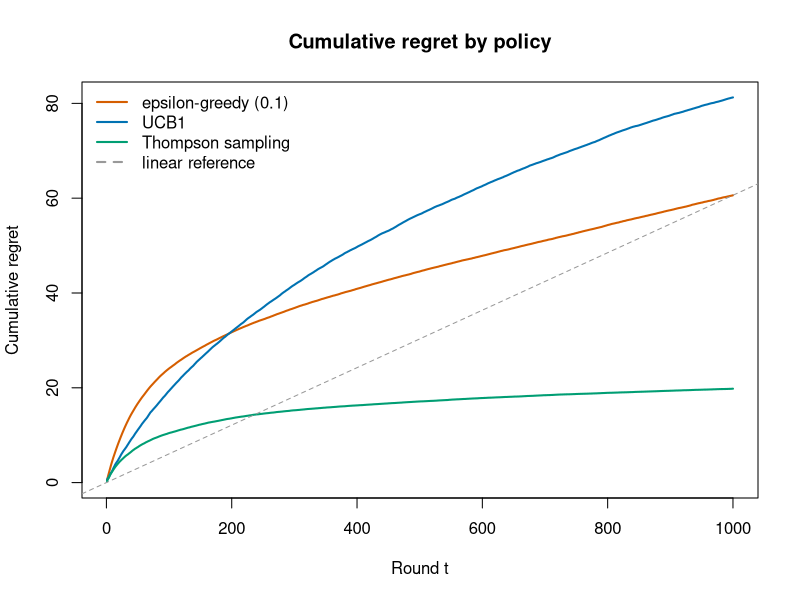

Source code (R):
## ---- chunk 1
#| include: false
suppressPackageStartupMessages(library(tidyverse))
## ---- chunk 2
set.seed(2025)

# True success probabilities for k = 5 Bernoulli arms.
# Arm 4 (index 4) is the best at 0.75.
true_p <- c(0.20, 0.45, 0.55, 0.75, 0.30)
k      <- length(true_p)
q_star <- max(true_p)          # value of the best arm
horizon <- 1000                # rounds per run
n_runs  <- 200                 # independent replications to average over

# Pull arm a: return a Bernoulli(true_p[a]) reward.
pull <- function(a) rbinom(1, size = 1, prob = true_p[a])
## ---- chunk 3
# --- Epsilon-greedy ---------------------------------------------------------
run_epsilon_greedy <- function(epsilon = 0.1) {
  Q <- rep(0, k)            # value estimates
  N <- rep(0, k)            # pull counts
  regret_step <- numeric(horizon)
  for (t in seq_len(horizon)) {
    if (runif(1) < epsilon) {
      a <- sample.int(k, 1)                 # explore
    } else {
      a <- which.max(Q)                     # exploit (ties: first max)
    }
    r <- pull(a)
    N[a] <- N[a] + 1
    Q[a] <- Q[a] + (r - Q[a]) / N[a]        # incremental sample mean
    regret_step[t] <- q_star - true_p[a]
  }
  regret_step
}

# --- UCB1 -------------------------------------------------------------------
run_ucb1 <- function(c = sqrt(2)) {
  Q <- rep(0, k)
  N <- rep(0, k)
  regret_step <- numeric(horizon)
  for (t in seq_len(horizon)) {
    if (any(N == 0)) {
      a <- which(N == 0)[1]                 # pull each arm once first
    } else {
      ucb <- Q + c * sqrt(log(t) / N)
      a <- which.max(ucb)
    }
    r <- pull(a)
    N[a] <- N[a] + 1
    Q[a] <- Q[a] + (r - Q[a]) / N[a]
    regret_step[t] <- q_star - true_p[a]
  }
  regret_step
}

# --- Thompson sampling (Beta-Bernoulli) -------------------------------------
run_thompson <- function() {
  alpha <- rep(1, k)        # Beta(1,1) uniform prior per arm
  beta_ <- rep(1, k)
  regret_step <- numeric(horizon)
  for (t in seq_len(horizon)) {
    theta <- rbeta(k, alpha, beta_)         # one posterior draw per arm
    a <- which.max(theta)
    r <- pull(a)
    alpha[a] <- alpha[a] + r
    beta_[a] <- beta_[a] + (1 - r)
    regret_step[t] <- q_star - true_p[a]
  }
  regret_step
}
## ---- chunk 4
# Average the cumulative regret curve of a policy over n_runs runs.
average_cumulative_regret <- function(policy) {
  acc <- numeric(horizon)
  for (i in seq_len(n_runs)) {
    acc <- acc + cumsum(policy())
  }
  acc / n_runs
}

set.seed(2025)
reg_eps  <- average_cumulative_regret(function() run_epsilon_greedy(0.1))
reg_ucb  <- average_cumulative_regret(function() run_ucb1(sqrt(2)))
reg_ts   <- average_cumulative_regret(run_thompson)
## ---- chunk 5
tt <- seq_len(horizon)
ymax <- max(reg_eps, reg_ucb, reg_ts)

plot(tt, reg_eps, type = "l", lwd = 2, col = "#D55E00",
     xlab = "Round t", ylab = "Cumulative regret",
     main = "Cumulative regret by policy",
     ylim = c(0, ymax))
lines(tt, reg_ucb, lwd = 2, col = "#0072B2")
lines(tt, reg_ts,  lwd = 2, col = "#009E73")

# Linear-regret reference line through the epsilon-greedy endpoint.
abline(a = 0, b = reg_eps[horizon] / horizon, lty = 2, col = "grey60")

legend("topleft", bty = "n", lwd = 2,
       col = c("#D55E00", "#0072B2", "#009E73", "grey60"),
       lty = c(1, 1, 1, 2),
       legend = c("epsilon-greedy (0.1)", "UCB1", "Thompson sampling",
                  "linear reference"))
## ---- chunk 6
# Re-run once per policy tracking which arm was best to compute "% optimal".
optimal_arm <- which.max(true_p)

summarize_policy <- function(policy_step_and_arm) {
  opt_hits <- numeric(n_runs)
  total_reward <- numeric(n_runs)
  final_regret <- numeric(n_runs)
  for (i in seq_len(n_runs)) {
    out <- policy_step_and_arm()
    opt_hits[i]     <- mean(out$arms == optimal_arm)
    total_reward[i] <- sum(out$reward)
    final_regret[i] <- sum(out$regret)
  }
  c(final_regret = mean(final_regret),
    reward_per_round = mean(total_reward) / horizon,
    pct_optimal = 100 * mean(opt_hits))
}

# Variants that also record the chosen arm and reward each step.
eg_track <- function(epsilon = 0.1) {
  Q <- rep(0, k); N <- rep(0, k)
  arms <- integer(horizon); reward <- numeric(horizon); regret <- numeric(horizon)
  for (t in seq_len(horizon)) {
    a <- if (runif(1) < epsilon) sample.int(k, 1) else which.max(Q)
    r <- pull(a); N[a] <- N[a] + 1; Q[a] <- Q[a] + (r - Q[a]) / N[a]
    arms[t] <- a; reward[t] <- r; regret[t] <- q_star - true_p[a]
  }
  list(arms = arms, reward = reward, regret = regret)
}
ucb_track <- function(c = sqrt(2)) {
  Q <- rep(0, k); N <- rep(0, k)
  arms <- integer(horizon); reward <- numeric(horizon); regret <- numeric(horizon)
  for (t in seq_len(horizon)) {
    a <- if (any(N == 0)) which(N == 0)[1] else which.max(Q + c * sqrt(log(t) / N))
    r <- pull(a); N[a] <- N[a] + 1; Q[a] <- Q[a] + (r - Q[a]) / N[a]
    arms[t] <- a; reward[t] <- r; regret[t] <- q_star - true_p[a]
  }
  list(arms = arms, reward = reward, regret = regret)
}
ts_track <- function() {
  alpha <- rep(1, k); beta_ <- rep(1, k)
  arms <- integer(horizon); reward <- numeric(horizon); regret <- numeric(horizon)
  for (t in seq_len(horizon)) {
    a <- which.max(rbeta(k, alpha, beta_))
    r <- pull(a); alpha[a] <- alpha[a] + r; beta_[a] <- beta_[a] + (1 - r)
    arms[t] <- a; reward[t] <- r; regret[t] <- q_star - true_p[a]
  }
  list(arms = arms, reward = reward, regret = regret)
}

set.seed(7)
summary_tab <- rbind(
  `epsilon-greedy (0.1)` = summarize_policy(function() eg_track(0.1)),
  `UCB1`                 = summarize_policy(function() ucb_track(sqrt(2))),
  `Thompson sampling`    = summarize_policy(ts_track)
)
summary_df <- data.frame(
  Policy             = rownames(summary_tab),
  `Final regret`     = round(summary_tab[, "final_regret"], 1),
  `Reward / round`   = round(summary_tab[, "reward_per_round"], 3),
  `% optimal pulls`  = round(summary_tab[, "pct_optimal"], 1),
  check.names = FALSE, row.names = NULL
)

knitr::kable(
  summary_df,
  caption = "Performance over 200 runs (horizon 1000). Lower final regret is better; reward per round and the share of rounds that played the best arm (true best value 0.75) are higher-is-better. Thompson sampling leads on all three measures. UCB still pays a visible exploration cost at this short horizon, the price of the log t bonus that buys it the lower asymptotic regret rate."
)
